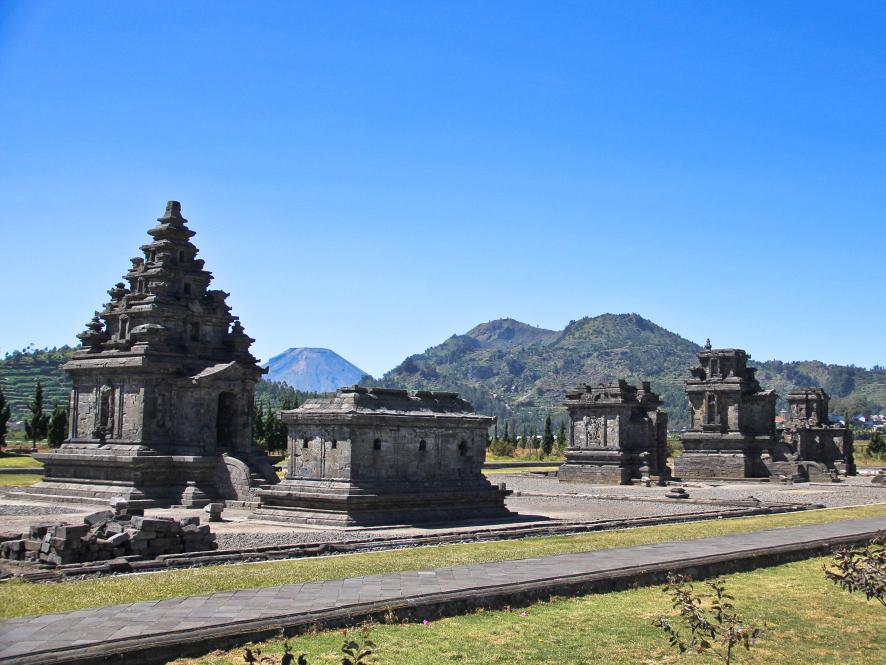
#> input picture ai-studio/chatgpt-images/inbox/reference-Arjuna-researcher-complex-row-03.jpg, 1772 x 1329 px (shown at 1/2 size); the run also reads 1 picture not shown here
$ python check_puzzle_tiles.py ../../ai-studio/chatgpt-images/inbox --kisi 3
#> lines starting #> are read from the running program, lines starting #| are printed output that depends on the picture
# Adapted from the current puzzle guide, 2026-10-14; review outputs use WebP.
#!/usr/bin/env python3
"""
cek_keping.py — pemeriksa gambar Susun Gambar GELITA.

Memotong gambar menjadi kisi N x N (3 = Temanggung, 4 = Magelang/Wonosobo),
lalu mencari dua masalah yang membuat puzzle ambigu:
  1. keping POLOS  : keping yang hampir tidak punya detail (langit/dinding/latar polos)
  2. keping KEMBAR : dua keping yang tampak sama sehingga bisa tertukar
Juga memberi peringatan bila dua keping hanya berbeda warna (sulit bagi
siswa buta warna) dan bila ukuran gambar belum memenuhi syarat.

Hasil: laporan di layar + dua gambar bantu
  <nama>_kisi.webp  : gambar dengan garis kisi, nomor keping, dan tanda merah/kuning
  <nama>_acak.webp  : keping diacak, untuk uji coba menyusun di layar/kertas

Pakai : python3 cek_keping.py gambar.jpg --kisi 3
        python3 cek_keping.py folder_gambar/ --kisi 4
Butuh : Python 3.9+, Pillow, numpy  (pip install pillow numpy)
"""
import argparse
import itertools
import os
import random
import sys

import numpy as np
from PIL import Image, ImageDraw, ImageFont, ImageOps

UKURAN_KERJA = 1200          # gambar besar diperkecil ke 1200 x 1200 sebelum dianalisis
MIN_SISI = 1200              # syarat bank soal: persegi, minimal 1200 px

# Ambang hasil kalibrasi (lihat panduan). Ubah hanya bila perlu.
POLOS_FRAKSI = 0.70          # >70 % luas keping berupa blok rata  -> POLOS (gagal)
LUAS_FRAKSI = 0.45           # 45-70 % luas keping rata            -> AREA POLOS LUAS (periksa)
POLOS_STD = 12.0             # simpangan baku luminans < 12 ...
POLOS_TEPI = 0.04            # ... dan kepadatan tepi < 4 %       -> POLOS (gagal)
KEMBAR_PIKSEL = 0.055        # beda piksel rata-rata < 5,5 %       -> KEMBAR
MIRIP_PIKSEL = 0.085         # beda piksel rata-rata < 8,5 %       -> MIRIP
POLA_HIST = 0.84             # histogram warna hampir sama ...
POLA_ARAH = 0.93             # ... dan arah tekstur hampir sama     -> POLA SAMA
WARNA_SIM = 0.055            # dalam simulasi buta warna merah-hijau nyaris sama ...
WARNA_RGB = 0.085            # ... padahal bagi mata normal beda    -> BEDA WARNA SAJA

# Simulasi deuteranopia (Machado, Oliveira & Fernandes 2009, keparahan 1.0), ruang RGB linear
DEUTAN = np.array([[0.367322, 0.860646, -0.227968],
                   [0.280085, 0.672501, 0.047413],
                   [-0.011820, 0.042940, 0.968881]], dtype=np.float32)


def muat(path):
    im = Image.open(path)
    im = ImageOps.exif_transpose(im).convert("RGB")
    return im


def potong_persegi_tengah(im):
    w, h = im.size
    s = min(w, h)
    kiri, atas = (w - s) // 2, (h - s) // 2
    return im.crop((kiri, atas, kiri + s, atas + s))


def luminans(a):
    return 0.299 * a[..., 0] + 0.587 * a[..., 1] + 0.114 * a[..., 2]


def gradien(g):
    gx = np.zeros_like(g)
    gy = np.zeros_like(g)
    gx[:, 1:-1] = (g[:, 2:] - g[:, :-2]) / 2.0
    gy[1:-1, :] = (g[2:, :] - g[:-2, :]) / 2.0
    return gx, gy


def kecilkan(a, s=24):
    return np.asarray(
        Image.fromarray(np.clip(a, 0, 255).astype(np.uint8)).resize((s, s), Image.BILINEAR)
    ).astype(np.float32)


def simulasi_deutan(t):
    lin = (np.clip(t, 0, 255) / 255.0) ** 2.2
    sim = np.clip(lin @ DEUTAN.T, 0, 1) ** (1 / 2.2)
    return sim * 255.0


def ciri_keping(t, b=12):
    """Hitung ciri satu keping (array RGB float). b = sisi blok uji area rata (piksel)."""
    g = luminans(t)
    gx, gy = gradien(g)
    mag = np.hypot(gx, gy)
    # blok b x b: blok "rata" bila simpangan bakunya < 2.5
    h, w = g.shape
    gb = g[: h - h % b, : w - w % b].reshape(h // b, b, w // b, b)
    blok_std = gb.std(axis=(1, 3))
    fraksi_rata = float((blok_std < 2.5).mean())
    # histogram warna 4x4x4
    q = (np.clip(t, 0, 255) // 64).astype(int)
    idx = q[..., 0] * 16 + q[..., 1] * 4 + q[..., 2]
    hist = np.bincount(idx.ravel(), minlength=64).astype(np.float64)
    hist /= hist.sum()
    # histogram arah tepi (8 arah, berbobot kekuatan tepi)
    sudut = (np.arctan2(gy, gx) % np.pi) / np.pi * 8
    arah = np.bincount(np.minimum(sudut.astype(int), 7).ravel(), weights=mag.ravel(), minlength=8)
    arah = arah / arah.sum() if arah.sum() > 0 else np.full(8, 1 / 8)
    return {
        "std": float(g.std()),
        "tepi": float((mag > 12).mean()),
        "rata": fraksi_rata,
        "kecil_rgb": kecilkan(t),
        "kecil_sim": kecilkan(simulasi_deutan(t)),
        "hist": hist,
        "arah": arah,
        "rerata_tepi": float(mag.mean()),
    }


def periksa(path, n, outdir=None, seed=7):
    im0 = muat(path)
    w0, h0 = im0.size
    catatan = []
    if w0 != h0:
        catatan.append(f"Gambar tidak persegi ({w0}x{h0}); sistem akan memotong bagian tengah. Potong sendiri agar komposisi tidak rusak.")
    if min(w0, h0) < MIN_SISI:
        catatan.append(f"Sisi terpendek {min(w0, h0)} px < {MIN_SISI} px. Perbesar (upscale) dulu sebelum diunggah.")
    sq = potong_persegi_tengah(im0)
    kerja = min(sq.size[0], UKURAN_KERJA)          # gambar kecil tidak diperbesar (agar tidak kabur)
    kerja -= kerja % n
    im = sq.resize((kerja, kerja), Image.LANCZOS)
    a = np.asarray(im).astype(np.float32)
    s = kerja // n
    blok = max(4, round(kerja / 100))
    keping = [a[r * s:(r + 1) * s, c * s:(c + 1) * s] for r in range(n) for c in range(n)]
    ciri = [ciri_keping(t, blok) for t in keping]

    polos, luas = [], []
    for i, c in enumerate(ciri):
        if c["rata"] > POLOS_FRAKSI or (c["std"] < POLOS_STD and c["tepi"] < POLOS_TEPI):
            polos.append(i)
        elif c["rata"] > LUAS_FRAKSI:
            luas.append(i)

    kembar, mirip, pola, warna = [], [], [], []
    for i, j in itertools.combinations(range(n * n), 2):
        ci, cj = ciri[i], ciri[j]
        d_rgb = float(np.abs(ci["kecil_rgb"] - cj["kecil_rgb"]).mean() / 255)
        d_sim = float(np.abs(ci["kecil_sim"] - cj["kecil_sim"]).mean() / 255)
        hist_sama = float(np.minimum(ci["hist"], cj["hist"]).sum())
        arah_sama = float(1 - np.abs(ci["arah"] - cj["arah"]).sum() / 2)
        tepi_rasio = min(ci["rerata_tepi"], cj["rerata_tepi"]) / max(ci["rerata_tepi"], cj["rerata_tepi"], 1e-6)
        if d_rgb < KEMBAR_PIKSEL:
            kembar.append((i, j, d_rgb))
        elif d_rgb < MIRIP_PIKSEL:
            mirip.append((i, j, d_rgb))
        elif hist_sama > POLA_HIST and arah_sama > POLA_ARAH and tepi_rasio > 0.8:
            pola.append((i, j, hist_sama))
        if d_sim < WARNA_SIM and d_rgb >= WARNA_RGB:
            warna.append((i, j, d_sim))

    nama = lambda k: f"K{k + 1}(b{k // n + 1},k{k % n + 1})"
    lulus = not polos and not kembar
    print("=" * 70)
    print(f"{os.path.basename(path)}  |  kisi {n}x{n}  |  ukuran asli {w0}x{h0}")
    for t in catatan:
        print("  ! " + t)
    print("  Keping (std = keragaman terang-gelap, tepi = kepadatan garis, rata = porsi area polos):")
    for r in range(n):
        baris = []
        for c in range(n):
            k = r * n + c
            tanda = " POLOS" if k in polos else (" LUAS" if k in luas else "")
            baris.append(f"K{k + 1:>2} std{ciri[k]['std']:5.1f} tepi{ciri[k]['tepi'] * 100:4.0f}% rata{ciri[k]['rata'] * 100:4.0f}%{tanda}")
        print("   " + " | ".join(baris))
    if polos:
        print(f"  [GAGAL] Keping polos: {', '.join(nama(k) for k in polos)}")
    if luas:
        print(f"  [PERIKSA] Area polos luas (pastikan ada penanda unik): {', '.join(nama(k) for k in luas)}")
    if kembar:
        print("  [GAGAL] Keping kembar (bisa tertukar): " + ", ".join(f"{nama(i)}~{nama(j)}" for i, j, _ in kembar))
    if mirip:
        print("  [PERIKSA] Keping mirip: " + ", ".join(f"{nama(i)}~{nama(j)}" for i, j, _ in mirip))
    if pola:
        print("  [PERIKSA] Pola/tekstur sama: " + ", ".join(f"{nama(i)}~{nama(j)}" for i, j, _ in pola))
    if warna:
        print("  [PERIKSA] Beda hanya warna (sulit bagi siswa buta warna): " + ", ".join(f"{nama(i)}~{nama(j)}" for i, j, _ in warna))
    putusan = "LULUS" if lulus and not (mirip or pola or warna or luas) else ("LULUS DENGAN CATATAN" if lulus else "PERLU DIPERBAIKI")
    if catatan and putusan == "LULUS":
        putusan = "LULUS (perbaiki ukuran)"
    print(f"  Putusan: {putusan}")

    if outdir is not None:
        os.makedirs(outdir, exist_ok=True)
        dasar = os.path.splitext(os.path.basename(path))[0]
        kisi = im.copy().convert("RGBA")
        lapis = Image.new("RGBA", kisi.size, (0, 0, 0, 0))
        dr = ImageDraw.Draw(lapis)
        try:
            huruf = ImageFont.load_default(size=max(14, s // 9))
        except TypeError:  # Pillow lama
            huruf = ImageFont.load_default()
        bermasalah_kuning = set(luas) | {k for p in (mirip + pola + warna) for k in p[:2]}
        bermasalah_merah = set(polos) | {k for p in kembar for k in p[:2]}
        for k in range(n * n):
            r, c = divmod(k, n)
            kotak = (c * s, r * s, (c + 1) * s - 1, (r + 1) * s - 1)
            if k in bermasalah_merah:
                dr.rectangle(kotak, fill=(220, 30, 30, 90))
            elif k in bermasalah_kuning:
                dr.rectangle(kotak, fill=(240, 200, 0, 70))
            dr.rectangle(kotak, outline=(255, 255, 255, 230), width=3)
            label = f"K{k + 1}"
            kotak_teks = dr.textbbox((0, 0), label, font=huruf)
            lebar, tinggi = kotak_teks[2] - kotak_teks[0], kotak_teks[3] - kotak_teks[1]
            dr.rectangle((c * s + 6, r * s + 6, c * s + 18 + lebar, r * s + 18 + tinggi), fill=(0, 0, 0, 160))
            dr.text((c * s + 12, r * s + 10), label, fill=(255, 255, 255, 255), font=huruf)
        Image.alpha_composite(kisi, lapis).convert("RGB").save(os.path.join(outdir, f"{dasar}_kisi.webp"))
        urutan = list(range(n * n))
        random.Random(seed).shuffle(urutan)
        acak = Image.new("RGB", (kerja + (n - 1) * 8, kerja + (n - 1) * 8), (40, 40, 40))
        for pos, k in enumerate(urutan):
            r, c = divmod(k, n)
            pr, pc = divmod(pos, n)
            acak.paste(im.crop((c * s, r * s, (c + 1) * s, (r + 1) * s)), (pc * (s + 8), pr * (s + 8)))
        acak.save(os.path.join(outdir, f"{dasar}_acak.webp"))
    return {"putusan": putusan, "polos": polos, "luas": luas, "kembar": kembar, "mirip": mirip, "pola": pola, "warna": warna}


def main():
    ap = argparse.ArgumentParser(description="Pemeriksa keping Susun Gambar GELITA")
    ap.add_argument("sumber", help="berkas gambar atau folder berisi gambar")
    ap.add_argument("--kisi", type=int, choices=[3, 4], required=True, help="3 = Temanggung, 4 = Magelang/Wonosobo")
    ap.add_argument("--keluaran", default="hasil_cek", help="folder untuk gambar bantu (bawaan: hasil_cek)")
    arg = ap.parse_args()
    if os.path.isdir(arg.sumber):
        daftar = sorted(
            os.path.join(arg.sumber, f) for f in os.listdir(arg.sumber)
            if f.lower().endswith((".jpg", ".jpeg", ".png", ".webp"))
        )
    else:
        daftar = [arg.sumber]
    if not daftar:
        sys.exit("Tidak ada gambar yang ditemukan.")
    hasil = [periksa(p, arg.kisi, arg.keluaran) for p in daftar]
#> in muat, im is the input picture: PIL image 1772x1329 RGB; mean R, G, B 110.4, 143.6, 175.9
#> in periksa, `im = sq.resize((kerja, kerja), Image.LANCZOS)`:
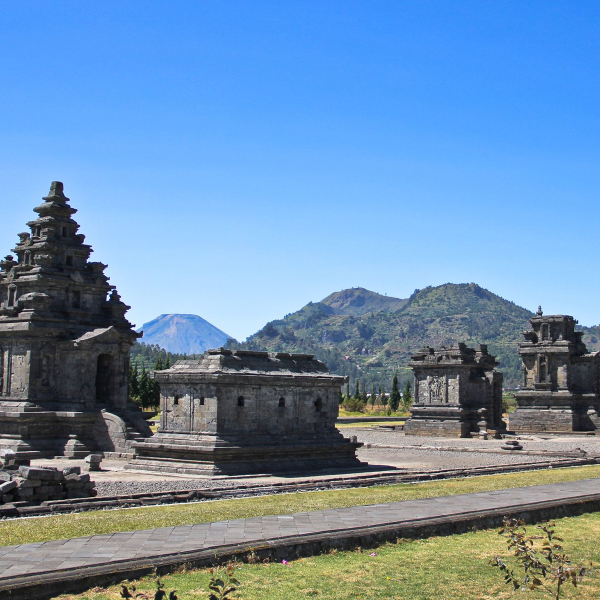
#> im: PIL image 1200x1200 RGB (shown at 1/2 size); mean R, G, B 109.1, 142, 174
#> in periksa, `keping = [a[r * s:(r + 1) * s, c * s:(c + 1) * s] for r in range(n) fo..`: keping = 9 items
#> call 3 of ciri_keping, with b = 12
#> in ciri_keping (call 3), `idx = q[..., 0] * 16 + q[..., 1] * 4 + q[..., 2]`:
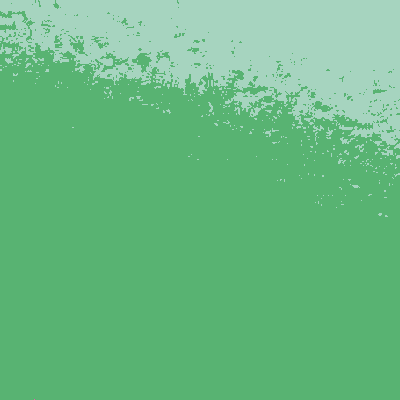
#> idx: shape (400, 400) int64; 3 distinct labels, from 11 to 31; one colour per label, 0 black
#> in ciri_keping (call 3), `hist = np.bincount(idx.ravel(), minlength=64).astype(np.float64)`: hist = 64 values, max 125303 at index 27, min 0 at index 0, mean 2500
#> in ciri_keping (call 3), `hist /= hist.sum()`: hist = 64 values, max 0.783 at index 27, min 0 at index 0, mean 0.0156
#> in ciri_keping (call 3), `sudut = (np.arctan2(gy, gx) % np.pi) / np.pi * 8`:
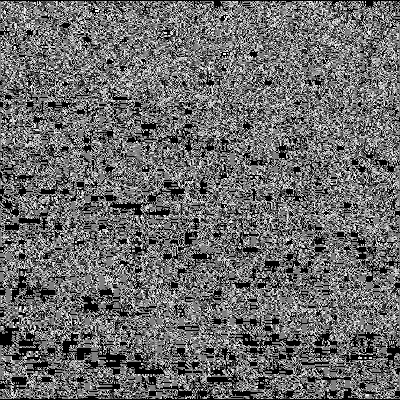
#> sudut: shape (400, 400) float32; min 0, max 8, mean 3.36; drawn with min black and max white
#> in ciri_keping (call 3), `arah = np.bincount(np.minimum(sudut.astype(int), 7).ravel(), weights=m..`: arah = [27315.6, 19040.1, 20263.2, 17290.5, 36245.4, 19207.7, 21380.8, 14313]
#> in ciri_keping (call 3), `arah = arah / arah.sum() if arah.sum() > 0 else np.full(8, 1 / 8)`: arah = [0.156, 0.109, 0.116, 0.0988, 0.207, 0.11, 0.122, 0.0818]
#> call 4 of ciri_keping, with b = 12
#> in ciri_keping (call 4), `fraksi_rata = float((blok_std < 2.5).mean())`: fraksi_rata = 0.305
#> in ciri_keping (call 4), `idx = q[..., 0] * 16 + q[..., 1] * 4 + q[..., 2]`:
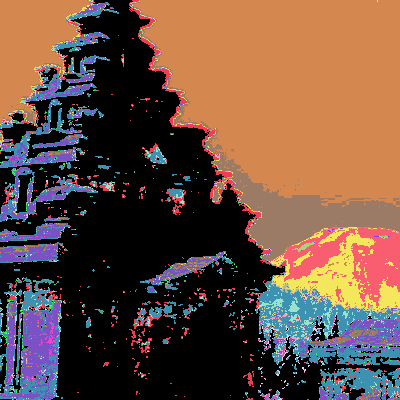
#> idx: shape (400, 400) int64; 29 distinct labels, from 0 to 63; one colour per label, 0 black
#> in ciri_keping (call 4), `hist = np.bincount(idx.ravel(), minlength=64).astype(np.float64)`: hist = 64 values, max 66700 at index 0, min 0 at index 3, mean 2500
#> in ciri_keping (call 4), `hist /= hist.sum()`: hist = 64 values, max 0.417 at index 0, min 0 at index 3, mean 0.0156
#> in ciri_keping (call 4), `sudut = (np.arctan2(gy, gx) % np.pi) / np.pi * 8`:
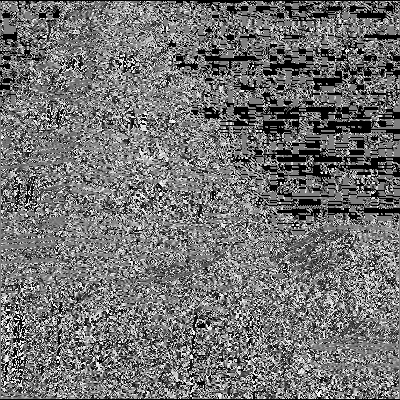
#> sudut: shape (400, 400) float32; min 0, max 8, mean 3.59; drawn with min black and max white
#> in ciri_keping (call 4), `arah = np.bincount(np.minimum(sudut.astype(int), 7).ravel(), weights=m..`: arah = [163283.5, 118828.4, 159077.6, 267271.8, 207195.1, 118914.6, 94821.9, 121104.3]
#> in ciri_keping (call 4), `arah = arah / arah.sum() if arah.sum() > 0 else np.full(8, 1 / 8)`: arah = [0.131, 0.095, 0.127, 0.214, 0.166, 0.0951, 0.0758, 0.0968]
#> in ciri_keping (call 5), `mag = np.hypot(gx, gy)`:
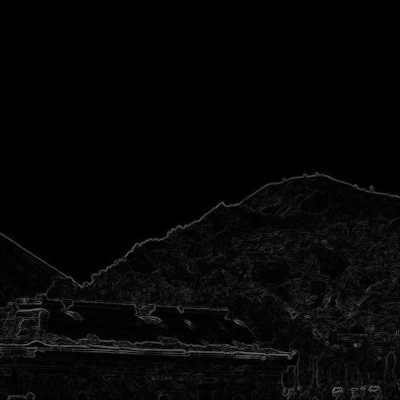
#> mag: shape (400, 400) float32; min 0, max 125.9, mean 6.3
#> in ciri_keping (call 5), `fraksi_rata = float((blok_std < 2.5).mean())`: fraksi_rata = 0.537
#> in ciri_keping (call 5), `q = (np.clip(t, 0, 255) // 64).astype(int)`:
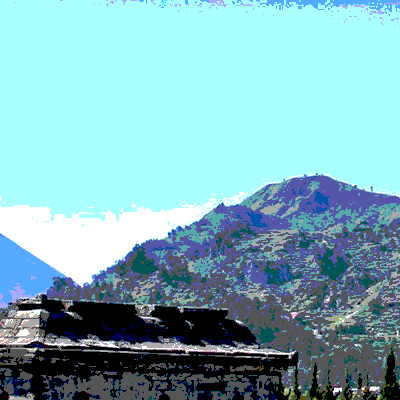
#> q: shape (400, 400, 3) int64; mean of channels 0, 1, 2 1.52, 2.11, 2.22; drawn with min black and max white
#> in ciri_keping (call 5), `hist = np.bincount(idx.ravel(), minlength=64).astype(np.float64)`: hist = 64 values, max 78594 at index 47, min 0 at index 2, mean 2500
#> in ciri_keping (call 5), `hist /= hist.sum()`: hist = 64 values, max 0.491 at index 47, min 0 at index 2, mean 0.0156
#> in ciri_keping (call 5), `arah = np.bincount(np.minimum(sudut.astype(int), 7).ravel(), weights=m..`: arah = [101271.3, 105173.6, 128043.9, 175965.6, 217608.3, 113710.9, 84812.8, 79650]
#> in ciri_keping (call 5), `arah = arah / arah.sum() if arah.sum() > 0 else np.full(8, 1 / 8)`: arah = [0.101, 0.105, 0.127, 0.175, 0.216, 0.113, 0.0843, 0.0792]
#> in periksa, `ciri = [ciri_keping(t, blok) for t in keping]`: ciri = 9 items
#> the loop in periksa, `for i, c in enumerate(ciri):` made 9 passes
#> after the loop in periksa, `for i, c in enumerate(ciri):`: luas = [4, 5]; polos = [0, 1, 2]
#> the loop in periksa, `for i, j in itertools.combinations(range(n * n), 2):` made 36 passes
#> (d_rgb, d_sim, hist_sama, arah_sama, tepi_rasio) on passes 1 to 12: (0.0206, 0.0196, 0.868, 0.981, 0.875), (0.0455, 0.0481, 0.783, 0.993, 0.956), (0.343, 0.348, 0.143, 0.863, 0.146), (0.24, 0.248, 0.118, 0.903, 0.182), (0.247, 0.256, 0.197, 0.89, 0.147), (0.339, 0.321, 0.00846, 0.797, 0.0656), (0.339, 0.323, 0.00829, 0.823, 0.0697), (0.308, 0.287, 0.0075, 0.845, 0.0607), (0.0259, 0.0293, 0.804, 0.986, 0.915), (0.344, 0.348, 0.0429, 0.848, 0.128), (0.246, 0.253, 0.0359, 0.897, 0.159), (0.25, 0.258, 0.116, 0.876, 0.129)
#> after the loop in periksa, `for i, j in itertools.combinations(range(n * n), 2):`: kembar = [(0, 1, 0.0206), (0, 2, 0.0455), (1, 2, 0.0259)]; mirip = []; pola = [(6, 7, 0.847)]; warna = []
#> in periksa, `lulus = not polos and not kembar`: lulus = False
#| reference-Arjuna-researcher-complex-row-03.jpg  |  kisi 3x3  |  ukuran asli 1772x1329
#|   [GAGAL] Keping polos: K1(b1,k1), K2(b1,k2), K3(b1,k3)
#|   [PERIKSA] Area polos luas (pastikan ada penanda unik): K5(b2,k2), K6(b2,k3)
#|   [GAGAL] Keping kembar (bisa tertukar): K1(b1,k1)~K2(b1,k2), K1(b1,k1)~K3(b1,k3), K2(b1,k2)~K3(b1,k3)
#|   [PERIKSA] Pola/tekstur sama: K7(b3,k1)~K8(b3,k2)
#> in periksa, `putusan = "LULUS" if lulus and not (mirip or pola or warna or luas) el..`: putusan = 'PERLU DIPERBAIKI'
#|   Putusan: PERLU DIPERBAIKI
#> in periksa, `bermasalah_kuning = set(luas) | {k for p in (mirip + pola + warna) for..`: bermasalah_kuning = 4 items
#> in periksa, `bermasalah_merah = set(polos) | {k for p in kembar for k in p[:2]}`: bermasalah_merah = 3 items
#> the loop in periksa, `for k in range(n * n):` made 9 passes
#> (kotak_teks, tinggi) on passes 1 to 9: ((0, 13, 53, 43), 30), ((0, 12, 53, 43), 31), ((0, 12, 53, 44), 32), ((0, 13, 53, 43), 30), ((0, 13, 53, 44), 31), ((0, 12, 53, 44), 32), ((0, 13, 53, 43), 30), ((0, 12, 53, 44), 32), ((0, 12, 53, 44), 32)
#> the loop in periksa (call 2), `for i, c in enumerate(ciri):` made 9 passes
#> the loop in periksa (call 2), `for i, j in itertools.combinations(range(n * n), 2):` made 36 passes
#> (d_rgb, d_sim, hist_sama, arah_sama, tepi_rasio) on passes 1 to 12: (0.235, 0.235, 0.655, 0.941, 0.935), (0.277, 0.277, 0.761, 0.965, 0.958), (0.254, 0.254, 0.798, 0.932, 0.754), (0.208, 0.208, 0.9, 0.928, 0.847), (0.236, 0.236, 0.886, 0.898, 0.822), (0.2, 0.2, 0.852, 0.937, 0.869), (0.201, 0.201, 0.828, 0.973, 0.836), (0.189, 0.189, 0.76, 0.903, 0.921), (0.169, 0.169, 0.864, 0.967, 0.975), (0.218, 0.218, 0.795, 0.884, 0.807), (0.242, 0.243, 0.726, 0.919, 0.906), (0.238, 0.238, 0.655, 0.858, 0.88)
#| reference-Borobudur-O003-Cephas.jpg  |  kisi 3x3  |  ukuran asli 700x257
#|   [PERIKSA] Pola/tekstur sama: K1(b1,k1)~K7(b3,k1), K2(b1,k2)~K3(b1,k3), K6(b2,k3)~K7(b3,k1), K6(b2,k3)~K9(b3,k3), K7(b3,k1)~K8(b3,k2), K7(b3,k1)~K9(b3,k3)
#|   Putusan: LULUS DENGAN CATATAN
#> the loop in periksa (call 2), `for k in range(n * n):` made 9 passes
#> (kotak_teks, lebar) on passes 1 to 9: ((0, 4, 17, 14), 17), ((0, 4, 17, 14), 17), ((0, 4, 17, 14), 17), ((0, 4, 17, 14), 17), ((0, 4, 17, 14), 17), ((0, 4, 18, 14), 18), ((0, 4, 17, 14), 17), ((0, 4, 17, 14), 17), ((0, 4, 17, 14), 17)
#> hasil = 2 items
    gagal = sum(1 for h in hasil if h["putusan"] == "PERLU DIPERBAIKI")
#> gagal = 1
    print("=" * 70)
    print(f"Selesai: {len(hasil)} gambar, {gagal} perlu diperbaiki. Gambar bantu ada di folder '{arg.keluaran}'.")
#| Selesai: 2 gambar, 1 perlu diperbaiki. Gambar bantu ada di folder 'hasil_cek'.


if __name__ == "__main__":
    main()
